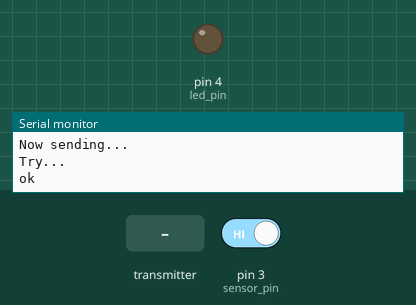
Recording of a sketch running on a simulated Arduino Uno, built with avr-gcc and run on an emulated ATmega328P. Parts: output pins drawn as LEDs (lit = HIGH), the last lines printed to the serial monitor. Inputs (shaded band) come from the test bench; at power-on: pin 3 (sensor_pin) HIGH. No radio packets arrive unless stated.

Above: at 1.2 s.
1.3 s: the transmitter starts sending message = 0
At 2.2 s:
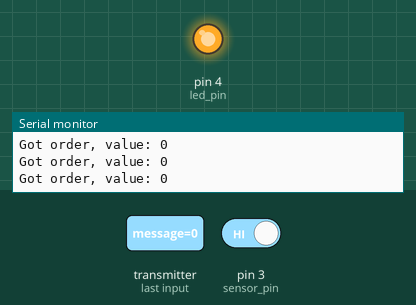
Timing chart, 0 to 4.3 s (numbered marks = the images above; inputs shaded):
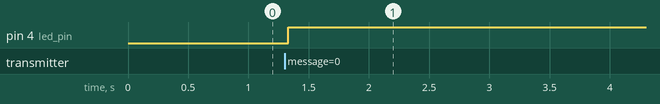

The sketch:

sensor0.ino
```cpp
#include <SPI.h>
#include "nRF24L01.h"
#include "RF24.h"
#include "printf.h"

const uint8_t MAX_TRY = 5;

//
// Hardware configuration
//

// Set up nRF24L01 radio on SPI bus plus pins 9 & 10

RF24 radio(9,10);

// Pins on the remote for buttons
const uint8_t sensor_pin = 3;
unsigned long sensor_state = 0;
unsigned long sensor_inverse_state = 0;

const uint8_t led_pin = 4;

bool normal = true;
bool change = true;

//
// Topology
//

// Single radio pipe address for the 2 nodes to communicate.
const uint64_t send_pipe = 0xF0F0F0F0E1LL;
const uint64_t recieve_pipe = 0xF0F0F0F0D2LL;

//
// Setup
//

void setup(void)
{
  //
  // Print preamble
  //

  Serial.begin(57600);
  printf_begin();
  printf("\n\rRF24/sensor0\n\r");

  //
  // Setup and configure rf radio
  //

  radio.begin();

  radio.openWritingPipe(send_pipe);

  radio.printDetails();

  pinMode(sensor_pin,INPUT);
  digitalWrite(sensor_pin,HIGH);
  pinMode(led_pin,OUTPUT);
  digitalWrite(led_pin,LOW);

}

//
// Loop
//

void loop(void)
{
  //
  // Remote role.  If the state of any button has changed, send the whole state of
  // all buttons.
  //

  uint8_t state = ! digitalRead(sensor_pin);
  if (state != sensor_state || change)
  {
    change = false;
    sensor_state = state;
    bool ok = false;
    uint8_t i = MAX_TRY;
    printf("Now sending...\n\r");
    while (!ok && i--)
    {
      printf("Try...\n\r");
      if (normal)
      {
        ok = radio.write( &sensor_state, sizeof(unsigned long) );
      }
      else
      {
        if (sensor_state)
        {
          sensor_inverse_state = 0;
        }
        else
        {
          sensor_inverse_state = 1;
        }
        ok = radio.write( &sensor_inverse_state, sizeof(unsigned long) );
      }
    }
    if (ok)
    {
      printf("ok\n\r");
    }
    else
    {
      printf("fail\n\r");
    }
  }
  // Try again in a short while
  delay(20);

  radio.openReadingPipe(1,recieve_pipe);

  radio.startListening();

  delay(100);

  if ( radio.available() )
  {
      unsigned long message;
      bool done = false;
      while (!done)
      {
        done = radio.read( &message, sizeof(unsigned long) );
      }
      printf("Got order, value: %lu\n\r", message);
      switch (message)
      {
        case 0:
          digitalWrite(led_pin,HIGH);
          break;
        case 1:
          digitalWrite(led_pin,LOW);
          break;
        case 2:
          if (normal)
          {
            normal = false;
          }
          else
          {
            normal = true;
          }
          change = true;
          break;
      }
  }

  radio.stopListening();
}
// vim:ai:cin:sts=2 sw=2 ft=cpp
```

printf.h
```cpp
// (licence header left out)
/**
 * @file printf.h
 *
 * Setup necessary to direct stdout to the Arduino Serial library, which
 * enables 'printf'
 */

#ifndef __PRINTF_H__
#define __PRINTF_H__

#ifdef ARDUINO

int serial_putc( char c, FILE * )
{
  Serial.write( c );

  return c;
}

void printf_begin(void)
{
  fdevopen( &serial_putc, 0 );
}

#else
#error This example is only for use on Arduino.
#endif // ARDUINO

#endif // __PRINTF_H__
```

Measured:
- after the input at 1.3 s, pin 4 (led_pin): LOW → HIGH at once
